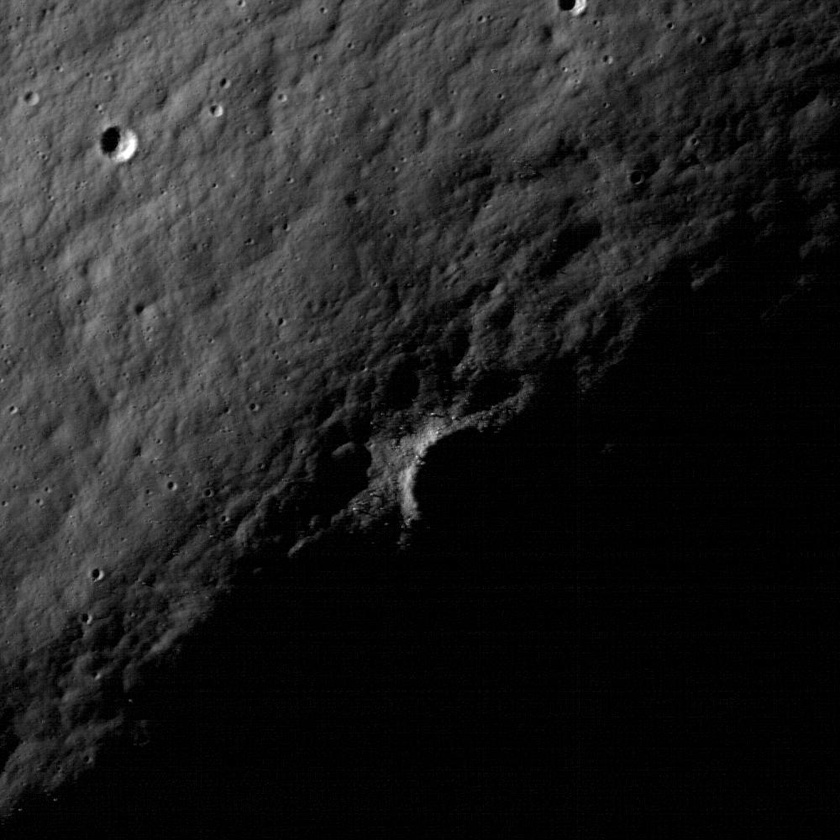
#> input picture analysis_images/PIA13496~orig.jpg, 840 x 840 px, shrunk from 1000 x 1000 before the run, found by its file name; its folder holds only this picture in this run
$ python relief_map.py   (older library calls are emulated)
#> lines starting #> are read from the running program, lines starting #| are printed output that depends on the picture; after the words box and inside, x2 and y2 are one past the last pixel; in counts of white or black regions, pixels touching at a corner belong together
import cv2
import numpy as np
import os

# ==========================================
# SHOW AVAILABLE IMAGES
# ==========================================

folder = "analysis_images"

images = [
    f for f in os.listdir(folder)
    if f.lower().endswith((".jpg", ".jpeg", ".png"))
]

if len(images) == 0:
    print("No images found inside analysis_images folder.")
    exit()

print("\n===================================")
print("      LUNAR TERRAIN ANALYZER")
print("===================================\n")

for i, img in enumerate(images):
    print(f"{i+1}. {img}")

choice = int(input("\nChoose image number: "))
#> the answer given: 1

image_path = os.path.join(folder, images[choice - 1])

# ==========================================
# LOAD IMAGE
# ==========================================

img = cv2.imread(image_path)
#> img is the input picture: shape (840, 840, 3); min 0, max 255, mean 33

if img is None:
    print("Failed to load image.")
    exit()

# ==========================================
# GRAYSCALE
# ==========================================

gray = cv2.cvtColor(img, cv2.COLOR_BGR2GRAY)

# ==========================================
# TERRAIN GRADIENT ANALYSIS
# ==========================================

sobel_x = cv2.Sobel(
    gray,
    cv2.CV_64F,
    1,
    0,
    ksize=3
)
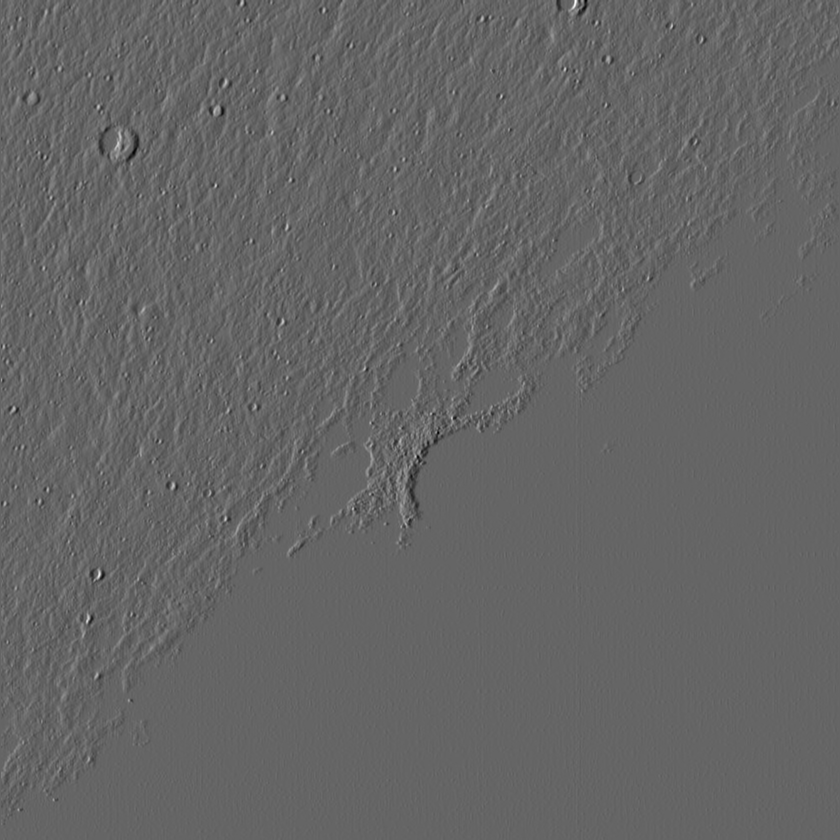
#> sobel_x: shape (840, 840) float64; min -444, max 672, mean -0.6; drawn with min black and max white

sobel_y = cv2.Sobel(
    gray,
    cv2.CV_64F,
    0,
    1,
    ksize=3
)
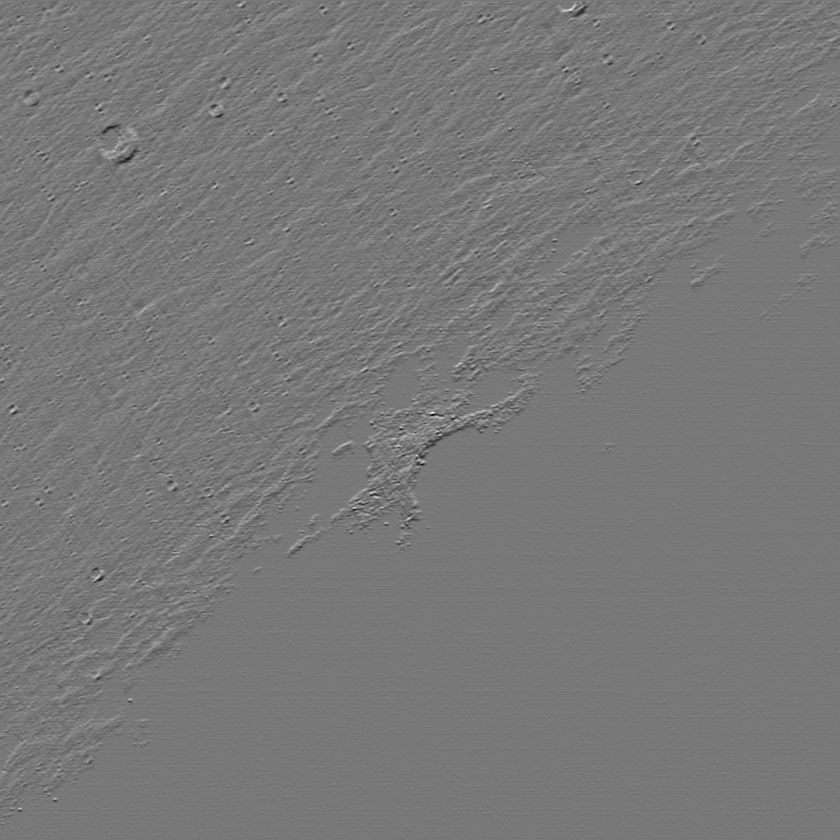
#> sobel_y: shape (840, 840) float64; min -483, max 536, mean -0.7; drawn with min black and max white

gradient = np.sqrt(
    sobel_x**2 +
    sobel_y**2
)
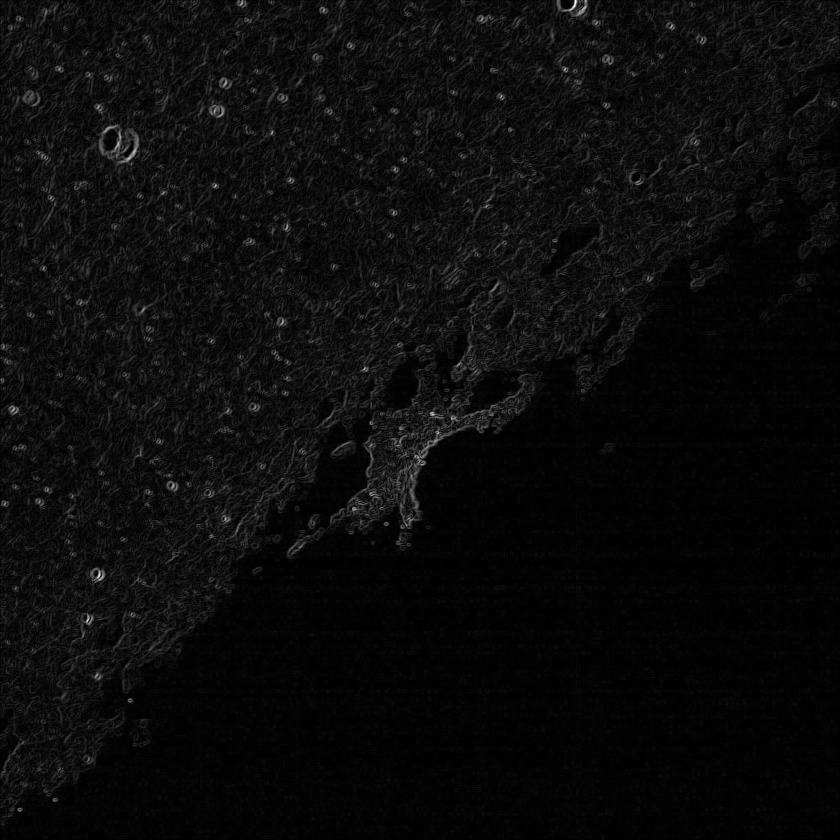
#> gradient: shape (840, 840) float64; min 0, max 675.2, mean 31.4; drawn with min black and max white

gradient = cv2.normalize(
    gradient,
    None,
    0,
    255,
    cv2.NORM_MINMAX
)

gradient = gradient.astype(np.uint8)

# ==========================================
# RELIEF MAP COLORING
# ==========================================

relief = cv2.applyColorMap(
    gradient,
    cv2.COLORMAP_TURBO
)
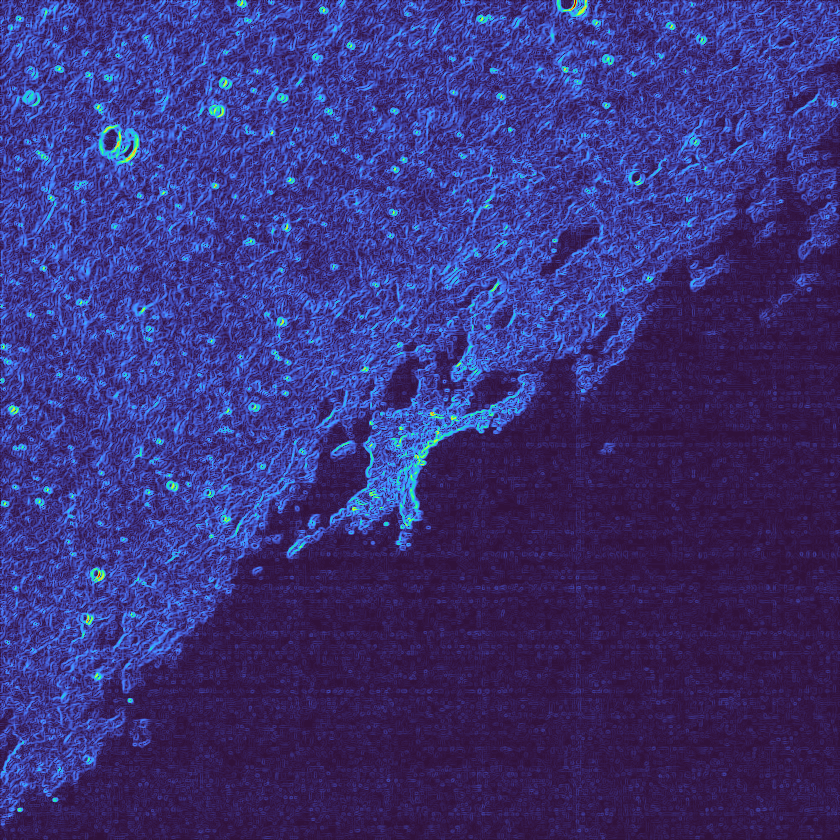
#> relief: shape (840, 840, 3); mean B, G, R 123.8, 50.3, 57.5

# ==========================================
# INFORMATION PANEL
# ==========================================

height, width = relief.shape[:2]
#> height = 840; width = 840

panel_height = 120

panel = np.zeros(
    (panel_height, width, 3),
    dtype=np.uint8
)

cv2.putText(
    panel,
    "LUNAR TERRAIN ANALYSIS SYSTEM",
    (20, 35),
    cv2.FONT_HERSHEY_SIMPLEX,
    0.9,
    (255, 255, 255),
    2
)
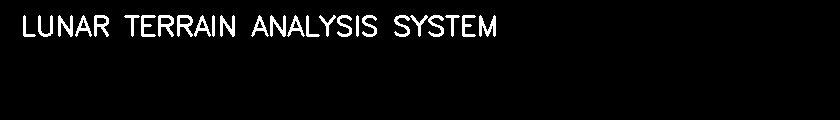
#> panel: shape (120, 840, 3); 3.5% white; 26 white regions, largest, box (x1, y1, x2, y2) and area: (479, 15, 496, 37) 204, (158, 15, 174, 37) 185, (177, 15, 193, 37) 183

cv2.putText(
    panel,
    f"Image : {os.path.basename(image_path)}",
    (20, 70),
    cv2.FONT_HERSHEY_SIMPLEX,
    0.7,
    (255, 255, 255),
    2
)

cv2.putText(
    panel,
    "Mode : Terrain Relief Map",
    (20, 105),
    cv2.FONT_HERSHEY_SIMPLEX,
    0.7,
    (255, 255, 255),
    2
)
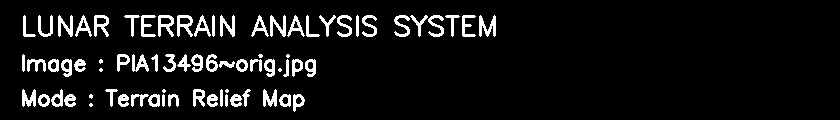
#> panel: shape (120, 840, 3); 7.5% white; 73 white regions (9 under 20 px), largest, box (x1, y1, x2, y2) and area: (479, 15, 496, 37) 204, (158, 15, 174, 37) 185, (177, 15, 193, 37) 183

# ==========================================
# COMBINE IMAGE + PANEL
# ==========================================

final = np.vstack((relief, panel))
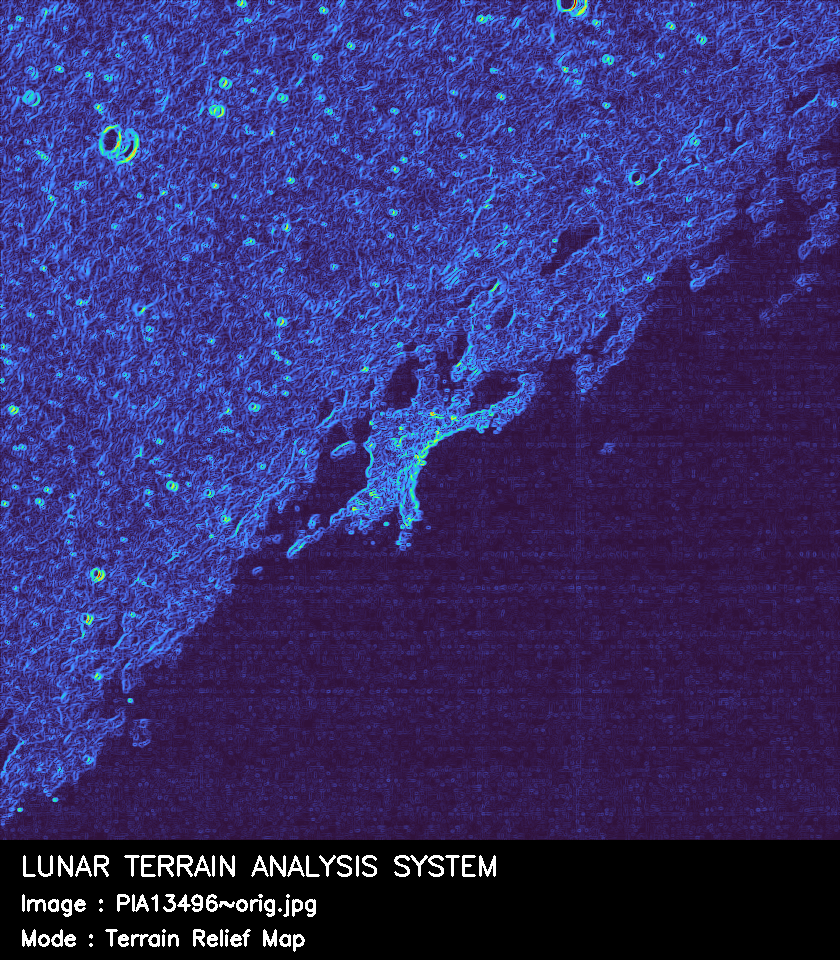
#> final: shape (960, 840, 3); mean B, G, R 110.7, 46.4, 52.7

# ==========================================
# SAVE RESULT
# ==========================================

os.makedirs("outputs", exist_ok=True)

cv2.imwrite(
    "outputs/relief_map.jpg",
    final
)

# ==========================================
# DISPLAY
# ==========================================

cv2.imshow(
    "Terrain Relief Analysis",
    final
)

cv2.waitKey(0)
cv2.destroyAllWindows()

print("\nSaved to:")
print("outputs/relief_map.jpg")

$ run again, on analysis_images/PIA23210~orig.jpg
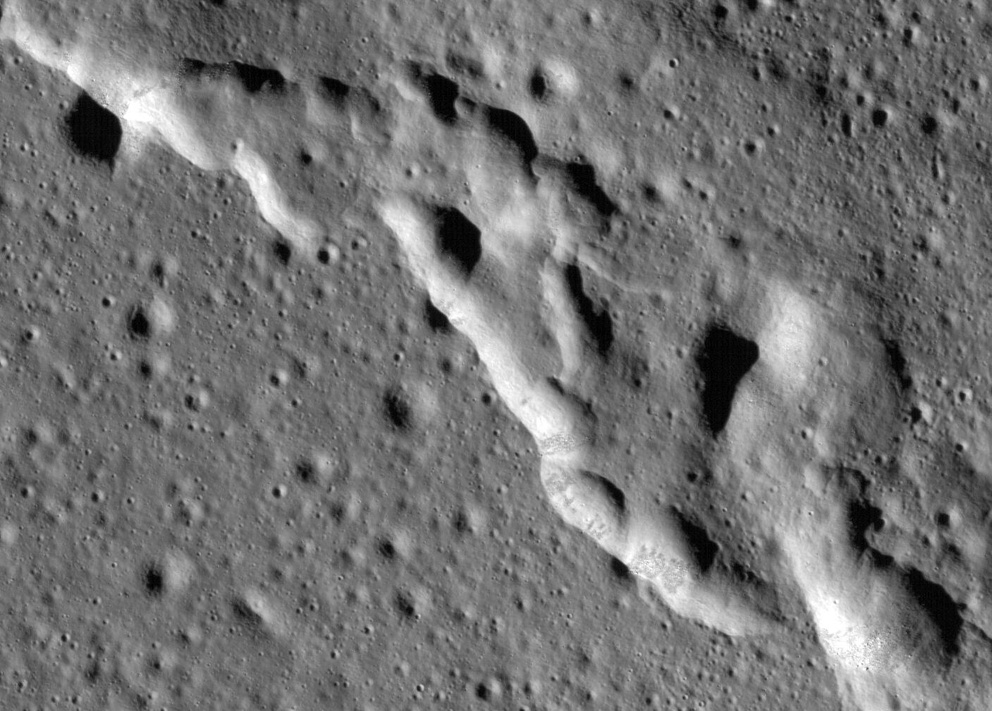
#> input picture analysis_images/PIA23210~orig.jpg, 992 x 711 px, shrunk from 1407 x 1009 before the run, found by its file name
#> img is the input picture: shape (711, 992, 3); min 0, max 255, mean 114.3
#> `cv2.putText( panel, "LUNAR TERRAIN ANALYSIS SYSTEM", (20, 35), cv2.FON..`:
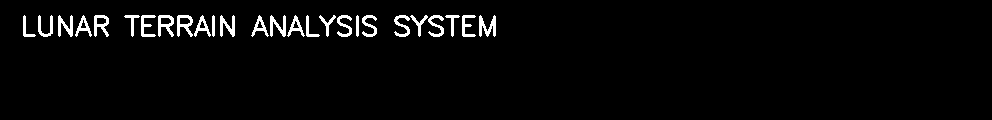
#> panel: shape (120, 992, 3); 3% white; 26 white regions, largest, box (x1, y1, x2, y2) and area: (479, 15, 496, 37) 204, (158, 15, 174, 37) 185, (177, 15, 193, 37) 183
#> `final = np.vstack((relief, panel))`:
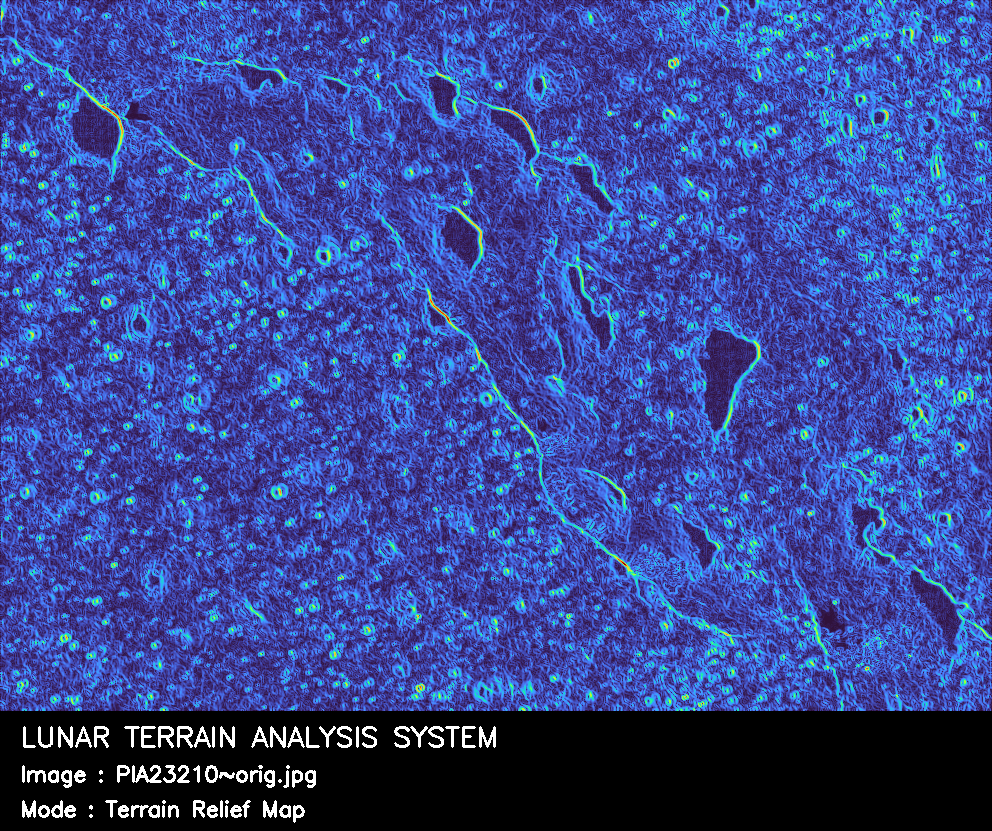
#> final: shape (831, 992, 3); mean B, G, R 150, 72.7, 56.1

$ run again, on analysis_images/Raw_image_of_the_lunar_surface_pillars.jpg
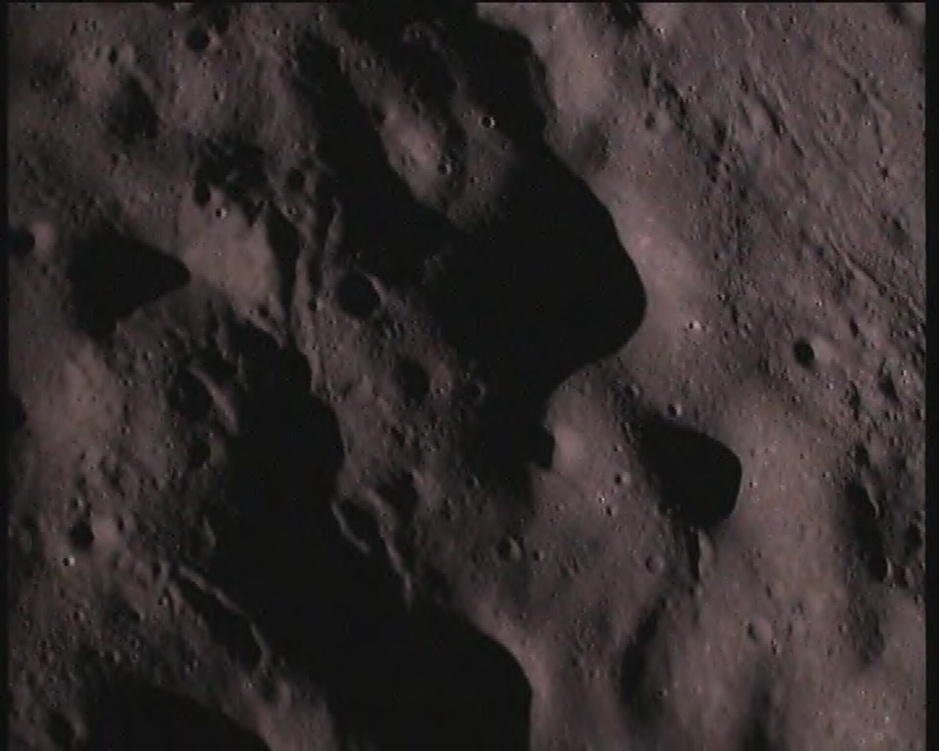
#> input picture analysis_images/Raw_image_of_the_lunar_surface_pillars.jpg, 939 x 751 px, shrunk from 1920 x 1536 before the run, found by its file name
#> img is the input picture: shape (751, 939, 3); mean B, G, R 43, 43.5, 50.1
#> `cv2.putText( panel, "LUNAR TERRAIN ANALYSIS SYSTEM", (20, 35), cv2.FON..`:
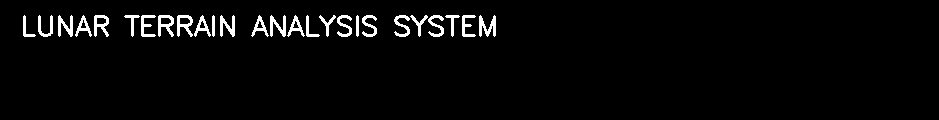
#> panel: shape (120, 939, 3); 3.2% white; 26 white regions, largest, box (x1, y1, x2, y2) and area: (479, 15, 496, 37) 204, (158, 15, 174, 37) 185, (177, 15, 193, 37) 183
#> `final = np.vstack((relief, panel))`:
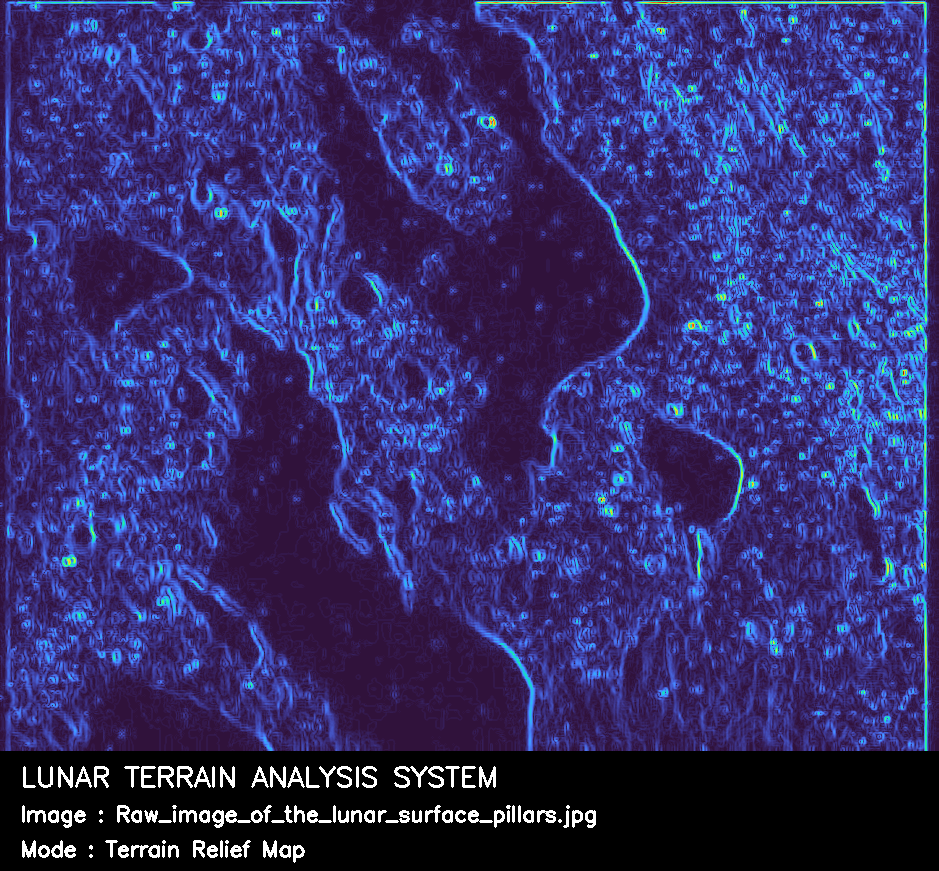
#> final: shape (871, 939, 3); mean B, G, R 109.7, 47.3, 52.4
